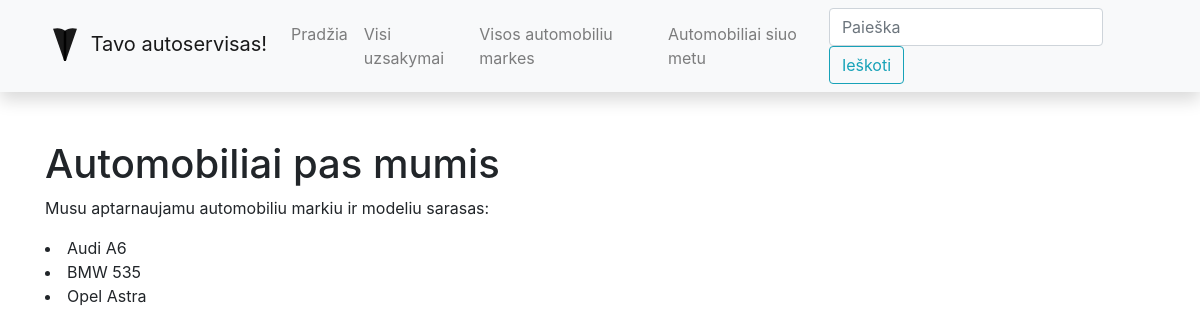
The app's page /autoservisas/modeliai/, older data.
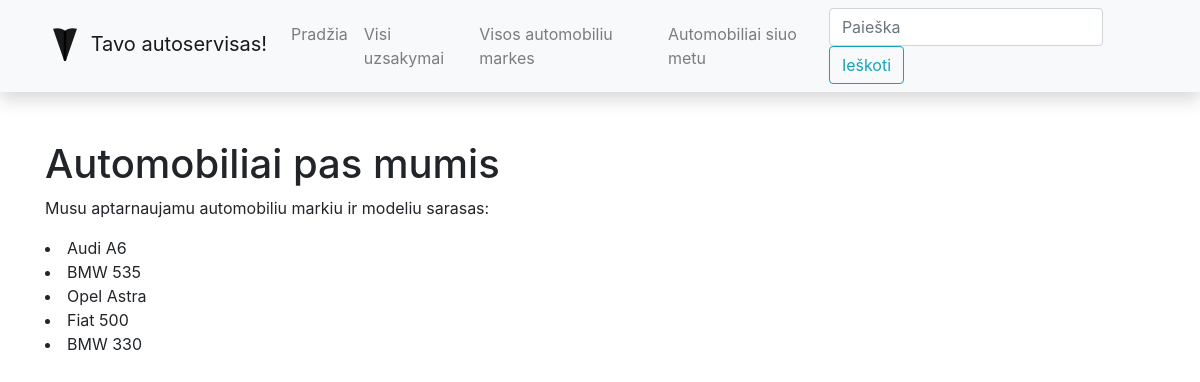
The same page, newer data.
### autoservisas/models.py (models this page shows, shortened)
class Modelis(models.Model):
    marke = models.CharField('Automobilio marke', max_length=100, help_text='Iveskite automobilio marke')
    modelis = models.CharField('Automobilio modelis', max_length=100, help_text='Iveskite automobilio modeli')
    class Meta:
        verbose_name = "Modelis"
        verbose_name_plural = "Modeliai"

### autoservisas/views.py (the view)
# urls.py: path('modeliai/', views.modeliai, name='modeliai'),
def modeliai(request):
    modeliai_num = Modelis.objects.all()
    context = {'modeliai_num': modeliai_num,
               }
    return render(request, 'modeliai.html', context=context)

### autoservisas/templates/modeliai.html
{% extends "base.html" %}
{% block content %}
<h1>Automobiliai pas mumis</h1>
<p>Musu aptarnaujamu automobiliu markiu ir modeliu sarasas: </p>
{% for auto in modeliai_num %}
<li>{{auto.marke}} {{auto.modelis}}</li>
{% endfor %}
{% endblock %}

Row changes from the older to the newer data that the page shows:
added Modelis: marke "Fiat", modelis "500"
added Modelis: marke "BMW", modelis "330"
